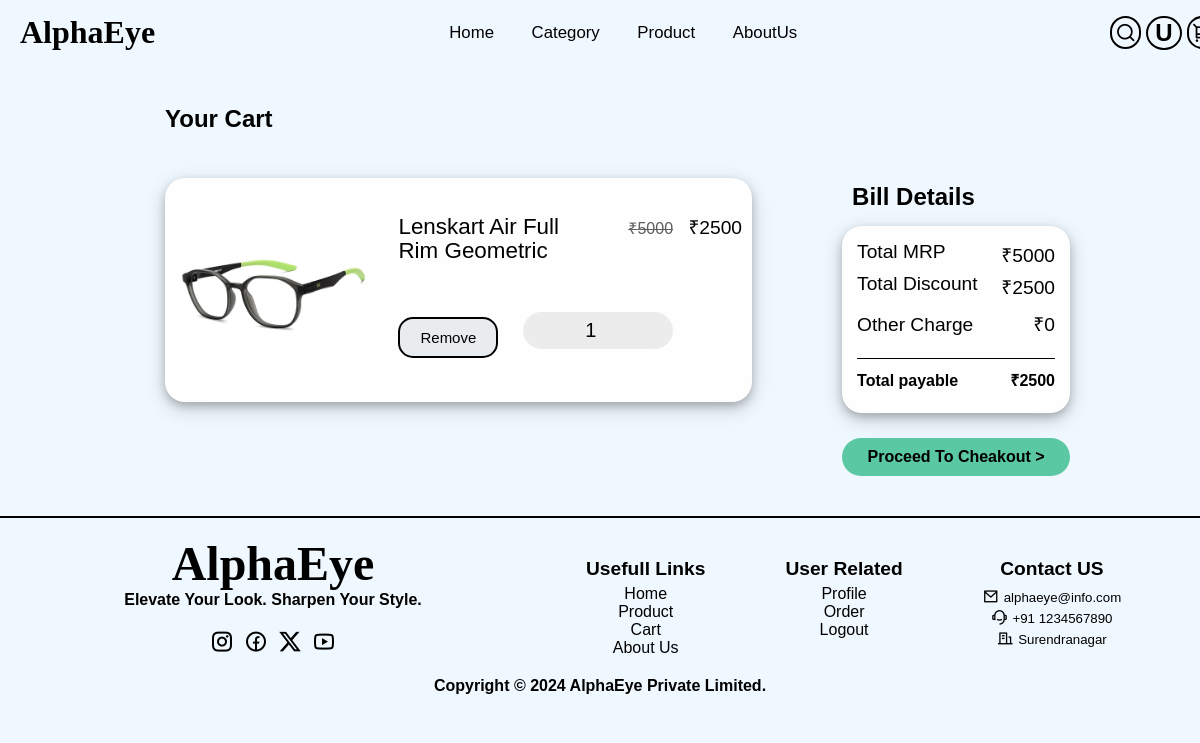
The page /cart.php (signed in) on the database its author committed.
### tables this page shows
CREATE TABLE `userdata` (
  `id` int(11) NOT NULL,
  `username` varchar(255) DEFAULT NULL,
  `useremail` varchar(255) DEFAULT NULL,
  `password` varchar(255) DEFAULT NULL,
  `status` tinyint(1) DEFAULT 0,
  `joindate` timestamp NULL DEFAULT current_timestamp()
);

CREATE TABLE `cart` (
  `cartid` int(11) NOT NULL,
  `userid` int(11) NOT NULL,
  `productid` int(11) NOT NULL,
  `addingtime` timestamp NOT NULL DEFAULT current_timestamp(),
  `quantity` int(11) DEFAULT 1,
  `powertype` varchar(255) DEFAULT NULL,
  `lenstype` varchar(255) DEFAULT NULL,
  `lensprice` int(11) DEFAULT NULL
);

CREATE TABLE `product` (
  `productid` int(11) NOT NULL,
  `name` varchar(255) DEFAULT NULL,
  `detail` longtext DEFAULT NULL,
  `mrp` int(11) NOT NULL DEFAULT 0,
  `maincategory` varchar(255) DEFAULT NULL,
  `img1` varchar(255) DEFAULT NULL,
  `img2` varchar(255) DEFAULT NULL,
  `img3` varchar(255) DEFAULT NULL,
  `img4` varchar(255) DEFAULT NULL,
  `color` varchar(255) DEFAULT NULL,
  `status` varchar(255) NOT NULL DEFAULT 'show',
  `addingdate` timestamp NOT NULL DEFAULT current_timestamp(),
  `size` varchar(20) DEFAULT 'medium',
  `sellingprice` int(255) DEFAULT NULL,
  `subcategory` varchar(255) DEFAULT NULL
);

### cart.php (the view, shortened to what this page needs)
<!DOCTYPE html>
<html lang="en">
<head>
    <link rel="stylesheet" href="cssStyle/cart.css">
</head>
<body>
<?php
$totalprice=0;
$totalmrp=0;
        include("config/dbconnect.php");
        include("config/fontfamily.php");
        include("config/remixicone.php");
?>
    <div class="main">
        <div class="cart">
            <?php  include("component/nav.php");?>
            <div class="heading">
                <h2>Your Cart</h2>
            </div>
            <div class="cart-section">
                <div class="cart-item">
                     <?php
                        if(isset($_SESSION['email']) && isset($_SESSION['role'])){
                            $email=$_SESSION['email'];
                            $fecthuser="select id from userdata where useremail='$email'";
                            $result=mysqli_query($con,$fecthuser);
                            $userdata=mysqli_fetch_assoc($result);
                            $cartproduct="select * from cart where userid = $userdata[id]";
                            $result=mysqli_query($con,$cartproduct);
                            if(mysqli_num_rows($result)>0){
                                while($cartdata=mysqli_fetch_assoc($result)){
                                    $fetchproduct="select * from product where productid = $cartdata[productid]";
                                    $productresult=mysqli_query($con,$fetchproduct);
                                    $productdata=mysqli_fetch_assoc($productresult);
                                    if($cartdata['powertype']!=null){
                                        ?>
                                             <div class=cart-first>
                                        <div class="product-div">
                                            <img class=img src="assets\images\<?= $productdata['img1']; ?>" alt="">
                                            <div class="product-detail">
                                                <div class="product-name">
                                                    <h3 class="productname"><?= $productdata['name']; ?></h3>
                                                    <h5>
                                                        <span class="mrpprice">₹<?php
                                                            $mrp=$productdata['mrp']*$cartdata['quantity'];
                                                            echo $mrp;
                                                        ?></span>
                                                        ₹<?php
                                                        $productprice=$productdata['sellingprice']*$cartdata['quantity'];
                                                        echo $productprice;
                                                        ?></h5>
                                                </div>
                                                <div class="lens">
                                                    <h5>Lens:<?= $cartdata['lenstype']; ?></h5>
                                                    <h6>₹<?php
                                                        $lenseprice=$cartdata['lensprice']*$cartdata['quantity'];
                                                        echo $lenseprice;
                                                    ?></h6>
                                                </div>
                                                <div class="line"></div>
                                                    <div class="final-price">
                                                        <h4>Final Price</h4>
                                                        <h6>
                                                            <?php
                                                                $totalproductprice=$lenseprice+$productprice;
                                                                echo $totalproductprice;
                                                                $totalprice+=$totalproductprice;
                                                                $totalmrp+=(($productdata['mrp']+$cartdata['lensprice'])*$cartdata['quantity']);
                                                            ?>
                                                        </h6>
                                                    </div>
                                                <div class="line-2"></div>
                                                <div class="quantity-wrapper">
                                                <span>
                                                    <a
                                                    href="addcart.php?action=deleteproduct&cartid=<?php echo $cartdata['cartid']; ?>">
                                                        <button type="text">Remove</button>
                                                    </a>
                                                </span>
                                                    <div class= "quantity-wrapper-2">
                                                        <form action="addcart.php" method="get">
                                                            <input type="hidden" name= 'action' value="updatequantity">
                                                            <input type="hidden" name="cartid" value="<?= $cartdata['cartid']?>">
                                                            <input type="number" id="quantity" name="quantity" max="10" min="1"
                                                            value="<?php echo $cartdata['quantity']; ?>">
                                                            <input type="submit" style="display:none">
                                                        </form>
                                                    </div>
                                                </div>
                                            </div>
                                        </div>
                                    </div>
                                        <?php
                                    }else{
                                        ?>
                                             <div class=cart-first>
                                        <div class="product-div">
                                            <img class=img src="assets\images\<?= $productdata['img1']; ?>" alt="">
                                            <div class="product-detail">
                                                <div class="product-name">
                                                    <h3 class="productname"><?= $productdata['name']; ?></h3>
                                                    <h5>
                                                        <span class="mrpprice">₹<?php
                                                            $mrp=$productdata['mrp']*$cartdata['quantity'];
                                                            echo $mrp;
                                                        ?></span>
                                                        ₹<?php
                                                        $productprice=$productdata['sellingprice']*$cartdata['quantity'];
                                                        echo $productprice;
                                                        $totalprice += $productprice;
                                                        $totalmrp+=($productdata['mrp']*$cartdata['quantity']);
                                                    ?></h5>
                                                </div>
                                                <div class="quantity-wrapper">
                                                <span>
                                                    <a
                                                    href="addcart.php?action=deleteproduct&cartid=<?php echo $cartdata['cartid']; ?>">
                                                        <button type="text">Remove</button>
                                                    </a>
                                                </span>
                                                    <div class= "quantity-wrapper-2">
                                                        <form action="addcart.php" method="get">
                                                            <input type="number" id="quantity" name="quantity" max="10" min="1"
                                                            value="<?php echo $cartdata['quantity']; ?>">
                                                        </form>
                                                    </div>
                                                </div>
                                            </div>
                                        </div>
                                    </div>
                                        <?php
                                    }
                                    ?>
                                    <?php }}
                                        else{
                                            echo "<h3>Oop's Not Any Product Added</h3>";
                                        }
                                    }
                                    else{
                                        echo "<h3>Oop's Not Any Product Added</h3>";
                                    }
                                 ?>
                </div>
                <div class="car-sec">
                            <div class="heading-2">
                            <h2>Bill Details</h2>
                            </div>
                                <div class="product-div-2">
                                            <div class="product-detail-2">
                                                <div class="product-name-2">
                                                    <h5> Total MRP</h5>
                                                        <h5>₹<?= $totalmrp ?></h5>
                                                </div>
                                                <div class="product-name-2">
                                                    <h5> Total Discount</h5>
                                                        <h5>₹<?php
                                                            $discount = $totalmrp -$totalprice;
                                                            echo $discount;
                                                        ?></h5>
                                                </div>
                                                    <div class="lens-2">
                                                        <h5>Other Charge</h5>
                                                        <h5>₹0</h5>
                                                    </div>
                                                <div class="line"></div>
                                                    <div class="final-price-2">
                                                    <h4>Total payable</h4>
                                                    <h4>₹<?= $totalprice; ?></h4>
                                                </div>
                                            </div>
                                </div>
                                     <div class="button-cheakout">
                                         <a href="address.php">
                                             <button>Proceed To Cheakout ></button>
                                         </a>
                                    </div>
                    </div>
            </div>
            <?php include("component/footer.php");?>
        </div>
    </div>
</body>
</html>

### component/nav.php (shortened to what this page needs)
<link rel="stylesheet" href="component/nav.css">
<?php
    include("./config/dbconnect.php");
    ?>
<nav>
        <div class="nav-div">
            <div class="left-nav">
                <a href="index.php" >
                    <h1>AlphaEye</h1>
                </a>
            </div>
            <div class="center-nav">
                <ol class="list">
                    <li><a href="index.php">Home<span></span></a></li>
                    <li class="category">
                        Category<span></span>
                    </li>
                    <li><a href="viewproduct.php">Product<span></span></a></li>
                    <li><a href="aboutus.php">AboutUs <span></span></a></li>
                </ol>
            </div>
            <div class="right-nav">
                    <i class="ri-search-line" id="search-icon"></i>
                <?php
                    if(isset($_SESSION['email']) && isset($_SESSION['role'])){
                        $email=$_SESSION['email'];
                        $select="select * from userdata where useremail='$email'";
                        $result=mysqli_query($con,$select);
                        $data=mysqli_fetch_assoc($result);
                        $char=str_split($data['username']);
                        ?>
                            <button id="user-logo">
                                <span id='user-name-logo'>
                                    <?php echo $char[0];?>
                                </span>
                            </button>
                    <?php
                    }
                    else{
                        ?>
                             <a href="singin.php"><i class="ri-user-line"></i></a>
                        <?php
                    }
                ?>
                <a href="cart.php"><i class="ri-shopping-cart-2-line"></i></a>
            </div>
        </div>
    </nav>

### rows shown on the page
userdata: username "U"
cart: productid.img1 (picture), productid.name "Lenskart Air Full Rim Geometric", productid.mrp "5000", productid.sellingprice "2500", quantity "1"

### other values the page prints
$totalmrp "5000"
$discount "2500"
$totalprice "2500"
